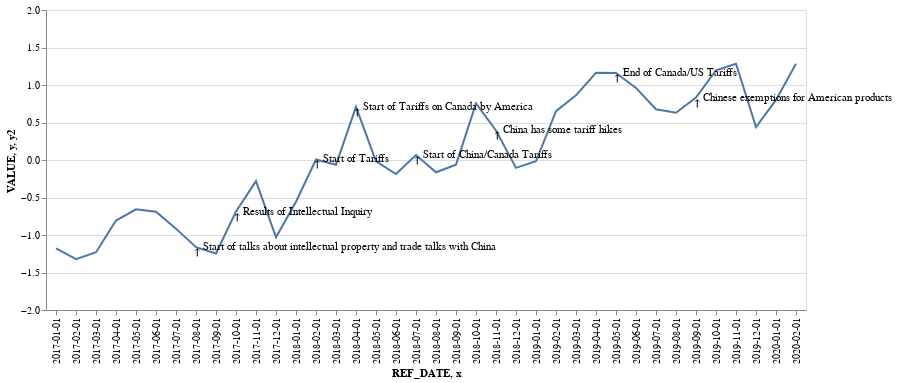
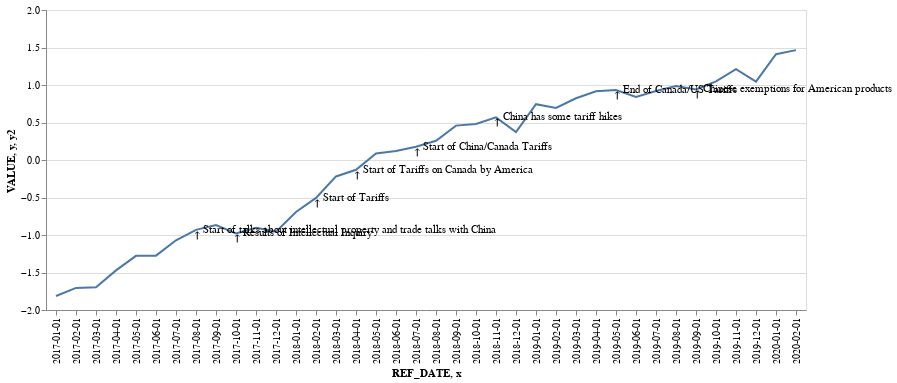
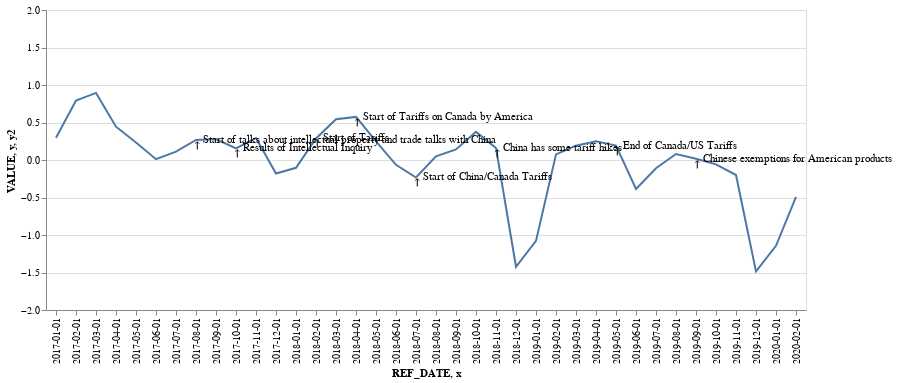
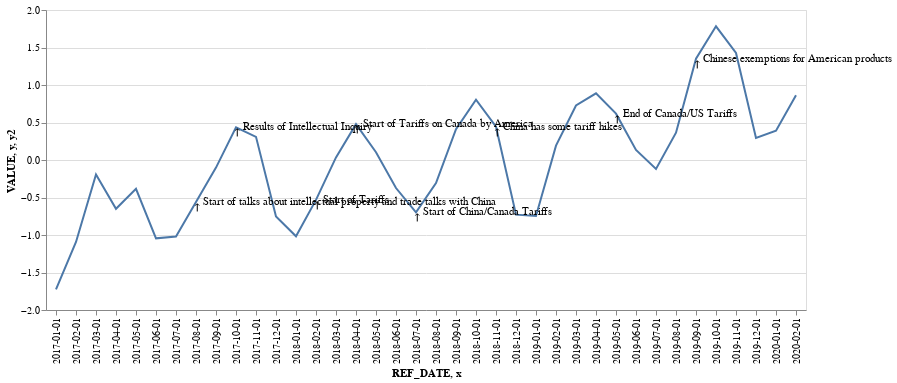

The cell these charts' notebook holds for them, in order:
### Code cell
for column in df_Canada_CPI_groupby['Category'].unique():
    print(column)
    df_plot = df_Canada_CPI_groupby[df_Canada_CPI_groupby['Category'] == column]
    chart = return_chart_3(df_plot, 'line', 'VALUE', -2, 2)
    display(chart)

### Figure 1 — Vega-Lite specification as saved in the notebook (floating-point values rounded to 4 significant figures)
{"config": {"view": {"continuousWidth": 300, "continuousHeight": 300}}, "layer": [{"data": {"name": "data-ed8a6081c000220fd395f0c4463cfc2a"}, "mark": {"type": "line"}, "encoding": {"x": {"field": "REF_DATE", "type": "nominal"}, "y": {"field": "VALUE", "scale": {"domain": [-2, 2]}, "type": "quantitative"}}}, {"data": {"name": "data-c707e1bb1449575700c686bfb5781c6b"}, "mark": {"type": "text", "align": "left", "baseline": "middle", "dx": 7}, "encoding": {"text": {"field": "text", "type": "nominal"}, "x": {"field": "x", "type": "nominal"}, "y": {"field": "y", "type": "quantitative"}}}, {"data": {"name": "data-c707e1bb1449575700c686bfb5781c6b"}, "mark": {"type": "text"}, "encoding": {"text": {"value": "↑"}, "x": {"field": "x", "type": "nominal"}, "y": {"field": "y2", "type": "quantitative"}}}], "$schema": "https://vega.github.io/schema/vega-lite/v5.20.1.json", "datasets": {"data-ed8a6081c000220fd395f0c4463cfc2a": [{"REF_DATE": "2017-01-01", "Category": "???", "VALUE": -1.177}, {"REF_DATE": "2017-02-01", "Category": "???", "VALUE": -1.323}, {"REF_DATE": "2017-03-01", "Category": "???", "VALUE": -1.23}, {"REF_DATE": "2017-04-01", "Category": "???", "VALUE": -0.8076}, {"REF_DATE": "2017-05-01", "Category": "???", "VALUE": -0.6569}, {"REF_DATE": "2017-06-01", "Category": "???", "VALUE": -0.6897}, {"REF_DATE": "2017-07-01", "Category": "???", "VALUE": -0.915}, {"REF_DATE": "2017-08-01", "Category": "???", "VALUE": -1.163}, {"REF_DATE": "2017-09-01", "Category": "???", "VALUE": -1.246}, {"REF_DATE": "2017-10-01", "Category": "???", "VALUE": -0.6876}, {"REF_DATE": "2017-11-01", "Category": "???", "VALUE": -0.2811}, {"REF_DATE": "2017-12-01", "Category": "???", "VALUE": -1.03}, {"REF_DATE": "2018-01-01", "Category": "???", "VALUE": -0.5565}, {"REF_DATE": "2018-02-01", "Category": "???", "VALUE": 0.007287}, {"REF_DATE": "2018-03-01", "Category": "???", "VALUE": -0.06364}, {"REF_DATE": "2018-04-01", "Category": "???", "VALUE": 0.7088}, {"REF_DATE": "2018-05-01", "Category": "???", "VALUE": -0.01783}, {"REF_DATE": "2018-06-01", "Category": "???", "VALUE": -0.1868}, {"REF_DATE": "2018-07-01", "Category": "???", "VALUE": 0.06561}, {"REF_DATE": "2018-08-01", "Category": "???", "VALUE": -0.1635}, {"REF_DATE": "2018-09-01", "Category": "???", "VALUE": -0.06188}, {"REF_DATE": "2018-10-01", "Category": "???", "VALUE": 0.7548}, {"REF_DATE": "2018-11-01", "Category": "???", "VALUE": 0.3942}, {"REF_DATE": "2018-12-01", "Category": "???", "VALUE": -0.1051}, {"REF_DATE": "2019-01-01", "Category": "???", "VALUE": -0.01677}, {"REF_DATE": "2019-02-01", "Category": "???", "VALUE": 0.6513}, {"REF_DATE": "2019-03-01", "Category": "???", "VALUE": 0.8626}, {"REF_DATE": "2019-04-01", "Category": "???", "VALUE": 1.162}, {"REF_DATE": "2019-05-01", "Category": "???", "VALUE": 1.16}, {"REF_DATE": "2019-06-01", "Category": "???", "VALUE": 0.9615}, {"REF_DATE": "2019-07-01", "Category": "???", "VALUE": 0.6773}, {"REF_DATE": "2019-08-01", "Category": "???", "VALUE": 0.6298}, {"REF_DATE": "2019-09-01", "Category": "???", "VALUE": 0.8318}, {"REF_DATE": "2019-10-01", "Category": "???", "VALUE": 1.197}, {"REF_DATE": "2019-11-01", "Category": "???", "VALUE": 1.283}, {"REF_DATE": "2019-12-01", "Category": "???", "VALUE": 0.4381}, {"REF_DATE": "2020-01-01", "Category": "???", "VALUE": 0.8014}, {"REF_DATE": "2020-02-01", "Category": "???", "VALUE": 1.283}], "data-c707e1bb1449575700c686bfb5781c6b": [{"x": "2017-08-01", "y": -1.163, "y2": -1.243, "text": "Start of talks about intellectual property and trade talks with China"}, {"x": "2017-10-01", "y": -0.6876, "y2": -0.7676, "text": "Results of Intellectual Inquiry"}, {"x": "2018-02-01", "y": 0.007287, "y2": -0.07271, "text": "Start of Tariffs"}, {"x": "2018-04-01", "y": 0.7088, "y2": 0.6288, "text": "Start of Tariffs on Canada by America"}, {"x": "2018-07-01", "y": 0.06561, "y2": -0.01439, "text": "Start of China/Canada Tariffs"}, {"x": "2018-11-01", "y": 0.3942, "y2": 0.3142, "text": "China has some tariff hikes"}, {"x": "2019-05-01", "y": 1.16, "y2": 1.08, "text": "End of Canada/US Tariffs"}, {"x": "2019-09-01", "y": 0.8318, "y2": 0.7518, "text": "Chinese exemptions for American products"}]}}

### Figure 2 — Vega-Lite specification as saved in the notebook (floating-point values rounded to 4 significant figures)
{"config": {"view": {"continuousWidth": 300, "continuousHeight": 300}}, "layer": [{"data": {"name": "data-3626eaa5c0f8cfc95e30f8280b4e7cd3"}, "mark": {"type": "line"}, "encoding": {"x": {"field": "REF_DATE", "type": "nominal"}, "y": {"field": "VALUE", "scale": {"domain": [-2, 2]}, "type": "quantitative"}}}, {"data": {"name": "data-d8cdde7aa62067363056dbc3078446f5"}, "mark": {"type": "text", "align": "left", "baseline": "middle", "dx": 7}, "encoding": {"text": {"field": "text", "type": "nominal"}, "x": {"field": "x", "type": "nominal"}, "y": {"field": "y", "type": "quantitative"}}}, {"data": {"name": "data-d8cdde7aa62067363056dbc3078446f5"}, "mark": {"type": "text"}, "encoding": {"text": {"value": "↑"}, "x": {"field": "x", "type": "nominal"}, "y": {"field": "y2", "type": "quantitative"}}}], "$schema": "https://vega.github.io/schema/vega-lite/v5.20.1.json", "datasets": {"data-3626eaa5c0f8cfc95e30f8280b4e7cd3": [{"REF_DATE": "2017-01-01", "Category": "Alcohol & Tobacco", "VALUE": -1.814}, {"REF_DATE": "2017-02-01", "Category": "Alcohol & Tobacco", "VALUE": -1.705}, {"REF_DATE": "2017-03-01", "Category": "Alcohol & Tobacco", "VALUE": -1.697}, {"REF_DATE": "2017-04-01", "Category": "Alcohol & Tobacco", "VALUE": -1.472}, {"REF_DATE": "2017-05-01", "Category": "Alcohol & Tobacco", "VALUE": -1.278}, {"REF_DATE": "2017-06-01", "Category": "Alcohol & Tobacco", "VALUE": -1.276}, {"REF_DATE": "2017-07-01", "Category": "Alcohol & Tobacco", "VALUE": -1.071}, {"REF_DATE": "2017-08-01", "Category": "Alcohol & Tobacco", "VALUE": -0.932}, {"REF_DATE": "2017-09-01", "Category": "Alcohol & Tobacco", "VALUE": -0.8665}, {"REF_DATE": "2017-10-01", "Category": "Alcohol & Tobacco", "VALUE": -0.9786}, {"REF_DATE": "2017-11-01", "Category": "Alcohol & Tobacco", "VALUE": -0.9031}, {"REF_DATE": "2017-12-01", "Category": "Alcohol & Tobacco", "VALUE": -0.9546}, {"REF_DATE": "2018-01-01", "Category": "Alcohol & Tobacco", "VALUE": -0.6934}, {"REF_DATE": "2018-02-01", "Category": "Alcohol & Tobacco", "VALUE": -0.5054}, {"REF_DATE": "2018-03-01", "Category": "Alcohol & Tobacco", "VALUE": -0.2192}, {"REF_DATE": "2018-04-01", "Category": "Alcohol & Tobacco", "VALUE": -0.1306}, {"REF_DATE": "2018-05-01", "Category": "Alcohol & Tobacco", "VALUE": 0.08719}, {"REF_DATE": "2018-06-01", "Category": "Alcohol & Tobacco", "VALUE": 0.1209}, {"REF_DATE": "2018-07-01", "Category": "Alcohol & Tobacco", "VALUE": 0.1756}, {"REF_DATE": "2018-08-01", "Category": "Alcohol & Tobacco", "VALUE": 0.256}, {"REF_DATE": "2018-09-01", "Category": "Alcohol & Tobacco", "VALUE": 0.4583}, {"REF_DATE": "2018-10-01", "Category": "Alcohol & Tobacco", "VALUE": 0.4798}, {"REF_DATE": "2018-11-01", "Category": "Alcohol & Tobacco", "VALUE": 0.5681}, {"REF_DATE": "2018-12-01", "Category": "Alcohol & Tobacco", "VALUE": 0.3733}, {"REF_DATE": "2019-01-01", "Category": "Alcohol & Tobacco", "VALUE": 0.7448}, {"REF_DATE": "2019-02-01", "Category": "Alcohol & Tobacco", "VALUE": 0.695}, {"REF_DATE": "2019-03-01", "Category": "Alcohol & Tobacco", "VALUE": 0.8231}, {"REF_DATE": "2019-04-01", "Category": "Alcohol & Tobacco", "VALUE": 0.9152}, {"REF_DATE": "2019-05-01", "Category": "Alcohol & Tobacco", "VALUE": 0.9331}, {"REF_DATE": "2019-06-01", "Category": "Alcohol & Tobacco", "VALUE": 0.8399}, {"REF_DATE": "2019-07-01", "Category": "Alcohol & Tobacco", "VALUE": 0.9196}, {"REF_DATE": "2019-08-01", "Category": "Alcohol & Tobacco", "VALUE": 0.9859}, {"REF_DATE": "2019-09-01", "Category": "Alcohol & Tobacco", "VALUE": 0.9417}, {"REF_DATE": "2019-10-01", "Category": "Alcohol & Tobacco", "VALUE": 1.048}, {"REF_DATE": "2019-11-01", "Category": "Alcohol & Tobacco", "VALUE": 1.21}, {"REF_DATE": "2019-12-01", "Category": "Alcohol & Tobacco", "VALUE": 1.045}, {"REF_DATE": "2020-01-01", "Category": "Alcohol & Tobacco", "VALUE": 1.41}, {"REF_DATE": "2020-02-01", "Category": "Alcohol & Tobacco", "VALUE": 1.465}], "data-d8cdde7aa62067363056dbc3078446f5": [{"x": "2017-08-01", "y": -0.932, "y2": -1.012, "text": "Start of talks about intellectual property and trade talks with China"}, {"x": "2017-10-01", "y": -0.9786, "y2": -1.059, "text": "Results of Intellectual Inquiry"}, {"x": "2018-02-01", "y": -0.5054, "y2": -0.5854, "text": "Start of Tariffs"}, {"x": "2018-04-01", "y": -0.1306, "y2": -0.2106, "text": "Start of Tariffs on Canada by America"}, {"x": "2018-07-01", "y": 0.1756, "y2": 0.09557, "text": "Start of China/Canada Tariffs"}, {"x": "2018-11-01", "y": 0.5681, "y2": 0.4881, "text": "China has some tariff hikes"}, {"x": "2019-05-01", "y": 0.9331, "y2": 0.8531, "text": "End of Canada/US Tariffs"}, {"x": "2019-09-01", "y": 0.9417, "y2": 0.8617, "text": "Chinese exemptions for American products"}]}}

### Figure 3 — Vega-Lite specification as saved in the notebook (floating-point values rounded to 4 significant figures)
{"config": {"view": {"continuousWidth": 300, "continuousHeight": 300}}, "layer": [{"data": {"name": "data-aadce4b70c9b8ab5ddc020ab832db551"}, "mark": {"type": "line"}, "encoding": {"x": {"field": "REF_DATE", "type": "nominal"}, "y": {"field": "VALUE", "scale": {"domain": [-2, 2]}, "type": "quantitative"}}}, {"data": {"name": "data-03045ae7f9192b1c9bdf72923a130272"}, "mark": {"type": "text", "align": "left", "baseline": "middle", "dx": 7}, "encoding": {"text": {"field": "text", "type": "nominal"}, "x": {"field": "x", "type": "nominal"}, "y": {"field": "y", "type": "quantitative"}}}, {"data": {"name": "data-03045ae7f9192b1c9bdf72923a130272"}, "mark": {"type": "text"}, "encoding": {"text": {"value": "↑"}, "x": {"field": "x", "type": "nominal"}, "y": {"field": "y2", "type": "quantitative"}}}], "$schema": "https://vega.github.io/schema/vega-lite/v5.20.1.json", "datasets": {"data-aadce4b70c9b8ab5ddc020ab832db551": [{"REF_DATE": "2017-01-01", "Category": "Appliances & Equipment", "VALUE": 0.2967}, {"REF_DATE": "2017-02-01", "Category": "Appliances & Equipment", "VALUE": 0.794}, {"REF_DATE": "2017-03-01", "Category": "Appliances & Equipment", "VALUE": 0.8944}, {"REF_DATE": "2017-04-01", "Category": "Appliances & Equipment", "VALUE": 0.4444}, {"REF_DATE": "2017-05-01", "Category": "Appliances & Equipment", "VALUE": 0.2326}, {"REF_DATE": "2017-06-01", "Category": "Appliances & Equipment", "VALUE": 0.01043}, {"REF_DATE": "2017-07-01", "Category": "Appliances & Equipment", "VALUE": 0.1123}, {"REF_DATE": "2017-08-01", "Category": "Appliances & Equipment", "VALUE": 0.2672}, {"REF_DATE": "2017-09-01", "Category": "Appliances & Equipment", "VALUE": 0.2795}, {"REF_DATE": "2017-10-01", "Category": "Appliances & Equipment", "VALUE": 0.1548}, {"REF_DATE": "2017-11-01", "Category": "Appliances & Equipment", "VALUE": 0.2939}, {"REF_DATE": "2017-12-01", "Category": "Appliances & Equipment", "VALUE": -0.1797}, {"REF_DATE": "2018-01-01", "Category": "Appliances & Equipment", "VALUE": -0.1042}, {"REF_DATE": "2018-02-01", "Category": "Appliances & Equipment", "VALUE": 0.2873}, {"REF_DATE": "2018-03-01", "Category": "Appliances & Equipment", "VALUE": 0.5439}, {"REF_DATE": "2018-04-01", "Category": "Appliances & Equipment", "VALUE": 0.5744}, {"REF_DATE": "2018-05-01", "Category": "Appliances & Equipment", "VALUE": 0.2477}, {"REF_DATE": "2018-06-01", "Category": "Appliances & Equipment", "VALUE": -0.06442}, {"REF_DATE": "2018-07-01", "Category": "Appliances & Equipment", "VALUE": -0.233}, {"REF_DATE": "2018-08-01", "Category": "Appliances & Equipment", "VALUE": 0.04982}, {"REF_DATE": "2018-09-01", "Category": "Appliances & Equipment", "VALUE": 0.1409}, {"REF_DATE": "2018-10-01", "Category": "Appliances & Equipment", "VALUE": 0.3753}, {"REF_DATE": "2018-11-01", "Category": "Appliances & Equipment", "VALUE": 0.1596}, {"REF_DATE": "2018-12-01", "Category": "Appliances & Equipment", "VALUE": -1.424}, {"REF_DATE": "2019-01-01", "Category": "Appliances & Equipment", "VALUE": -1.078}, {"REF_DATE": "2019-02-01", "Category": "Appliances & Equipment", "VALUE": 0.07529}, {"REF_DATE": "2019-03-01", "Category": "Appliances & Equipment", "VALUE": 0.1907}, {"REF_DATE": "2019-04-01", "Category": "Appliances & Equipment", "VALUE": 0.2498}, {"REF_DATE": "2019-05-01", "Category": "Appliances & Equipment", "VALUE": 0.1915}, {"REF_DATE": "2019-06-01", "Category": "Appliances & Equipment", "VALUE": -0.387}, {"REF_DATE": "2019-07-01", "Category": "Appliances & Equipment", "VALUE": -0.1108}, {"REF_DATE": "2019-08-01", "Category": "Appliances & Equipment", "VALUE": 0.07938}, {"REF_DATE": "2019-09-01", "Category": "Appliances & Equipment", "VALUE": 0.01676}, {"REF_DATE": "2019-10-01", "Category": "Appliances & Equipment", "VALUE": -0.05817}, {"REF_DATE": "2019-11-01", "Category": "Appliances & Equipment", "VALUE": -0.2003}, {"REF_DATE": "2019-12-01", "Category": "Appliances & Equipment", "VALUE": -1.486}, {"REF_DATE": "2020-01-01", "Category": "Appliances & Equipment", "VALUE": -1.144}, {"REF_DATE": "2020-02-01", "Category": "Appliances & Equipment", "VALUE": -0.4923}], "data-03045ae7f9192b1c9bdf72923a130272": [{"x": "2017-08-01", "y": 0.2672, "y2": 0.1872, "text": "Start of talks about intellectual property and trade talks with China"}, {"x": "2017-10-01", "y": 0.1548, "y2": 0.07478, "text": "Results of Intellectual Inquiry"}, {"x": "2018-02-01", "y": 0.2873, "y2": 0.2073, "text": "Start of Tariffs"}, {"x": "2018-04-01", "y": 0.5744, "y2": 0.4944, "text": "Start of Tariffs on Canada by America"}, {"x": "2018-07-01", "y": -0.233, "y2": -0.313, "text": "Start of China/Canada Tariffs"}, {"x": "2018-11-01", "y": 0.1596, "y2": 0.07962, "text": "China has some tariff hikes"}, {"x": "2019-05-01", "y": 0.1915, "y2": 0.1115, "text": "End of Canada/US Tariffs"}, {"x": "2019-09-01", "y": 0.01676, "y2": -0.06324, "text": "Chinese exemptions for American products"}]}}

### Figure 4 — Vega-Lite specification as saved in the notebook (floating-point values rounded to 4 significant figures)
{"config": {"view": {"continuousWidth": 300, "continuousHeight": 300}}, "layer": [{"data": {"name": "data-c64d86984932859cd291224d7086ab18"}, "mark": {"type": "line"}, "encoding": {"x": {"field": "REF_DATE", "type": "nominal"}, "y": {"field": "VALUE", "scale": {"domain": [-2, 2]}, "type": "quantitative"}}}, {"data": {"name": "data-c0615bcdb43d269ea81671adfb2d8825"}, "mark": {"type": "text", "align": "left", "baseline": "middle", "dx": 7}, "encoding": {"text": {"field": "text", "type": "nominal"}, "x": {"field": "x", "type": "nominal"}, "y": {"field": "y", "type": "quantitative"}}}, {"data": {"name": "data-c0615bcdb43d269ea81671adfb2d8825"}, "mark": {"type": "text"}, "encoding": {"text": {"value": "↑"}, "x": {"field": "x", "type": "nominal"}, "y": {"field": "y2", "type": "quantitative"}}}], "$schema": "https://vega.github.io/schema/vega-lite/v5.20.1.json", "datasets": {"data-c64d86984932859cd291224d7086ab18": [{"REF_DATE": "2017-01-01", "Category": "Clothing & Footwear", "VALUE": -1.724}, {"REF_DATE": "2017-02-01", "Category": "Clothing & Footwear", "VALUE": -1.093}, {"REF_DATE": "2017-03-01", "Category": "Clothing & Footwear", "VALUE": -0.1931}, {"REF_DATE": "2017-04-01", "Category": "Clothing & Footwear", "VALUE": -0.6506}, {"REF_DATE": "2017-05-01", "Category": "Clothing & Footwear", "VALUE": -0.385}, {"REF_DATE": "2017-06-01", "Category": "Clothing & Footwear", "VALUE": -1.045}, {"REF_DATE": "2017-07-01", "Category": "Clothing & Footwear", "VALUE": -1.02}, {"REF_DATE": "2017-08-01", "Category": "Clothing & Footwear", "VALUE": -0.5615}, {"REF_DATE": "2017-09-01", "Category": "Clothing & Footwear", "VALUE": -0.1014}, {"REF_DATE": "2017-10-01", "Category": "Clothing & Footwear", "VALUE": 0.4343}, {"REF_DATE": "2017-11-01", "Category": "Clothing & Footwear", "VALUE": 0.3089}, {"REF_DATE": "2017-12-01", "Category": "Clothing & Footwear", "VALUE": -0.753}, {"REF_DATE": "2018-01-01", "Category": "Clothing & Footwear", "VALUE": -1.018}, {"REF_DATE": "2018-02-01", "Category": "Clothing & Footwear", "VALUE": -0.5319}, {"REF_DATE": "2018-03-01", "Category": "Clothing & Footwear", "VALUE": 0.0343}, {"REF_DATE": "2018-04-01", "Category": "Clothing & Footwear", "VALUE": 0.4781}, {"REF_DATE": "2018-05-01", "Category": "Clothing & Footwear", "VALUE": 0.1036}, {"REF_DATE": "2018-06-01", "Category": "Clothing & Footwear", "VALUE": -0.3737}, {"REF_DATE": "2018-07-01", "Category": "Clothing & Footwear", "VALUE": -0.6981}, {"REF_DATE": "2018-08-01", "Category": "Clothing & Footwear", "VALUE": -0.3064}, {"REF_DATE": "2018-09-01", "Category": "Clothing & Footwear", "VALUE": 0.4121}, {"REF_DATE": "2018-10-01", "Category": "Clothing & Footwear", "VALUE": 0.805}, {"REF_DATE": "2018-11-01", "Category": "Clothing & Footwear", "VALUE": 0.4433}, {"REF_DATE": "2018-12-01", "Category": "Clothing & Footwear", "VALUE": -0.7287}, {"REF_DATE": "2019-01-01", "Category": "Clothing & Footwear", "VALUE": -0.7465}, {"REF_DATE": "2019-02-01", "Category": "Clothing & Footwear", "VALUE": 0.1918}, {"REF_DATE": "2019-03-01", "Category": "Clothing & Footwear", "VALUE": 0.7266}, {"REF_DATE": "2019-04-01", "Category": "Clothing & Footwear", "VALUE": 0.8892}, {"REF_DATE": "2019-05-01", "Category": "Clothing & Footwear", "VALUE": 0.6181}, {"REF_DATE": "2019-06-01", "Category": "Clothing & Footwear", "VALUE": 0.135}, {"REF_DATE": "2019-07-01", "Category": "Clothing & Footwear", "VALUE": -0.1189}, {"REF_DATE": "2019-08-01", "Category": "Clothing & Footwear", "VALUE": 0.3641}, {"REF_DATE": "2019-09-01", "Category": "Clothing & Footwear", "VALUE": 1.35}, {"REF_DATE": "2019-10-01", "Category": "Clothing & Footwear", "VALUE": 1.782}, {"REF_DATE": "2019-11-01", "Category": "Clothing & Footwear", "VALUE": 1.426}, {"REF_DATE": "2019-12-01", "Category": "Clothing & Footwear", "VALUE": 0.2928}, {"REF_DATE": "2020-01-01", "Category": "Clothing & Footwear", "VALUE": 0.3896}, {"REF_DATE": "2020-02-01", "Category": "Clothing & Footwear", "VALUE": 0.8636}], "data-c0615bcdb43d269ea81671adfb2d8825": [{"x": "2017-08-01", "y": -0.5615, "y2": -0.6415, "text": "Start of talks about intellectual property and trade talks with China"}, {"x": "2017-10-01", "y": 0.4343, "y2": 0.3543, "text": "Results of Intellectual Inquiry"}, {"x": "2018-02-01", "y": -0.5319, "y2": -0.6119, "text": "Start of Tariffs"}, {"x": "2018-04-01", "y": 0.4781, "y2": 0.3981, "text": "Start of Tariffs on Canada by America"}, {"x": "2018-07-01", "y": -0.6981, "y2": -0.7781, "text": "Start of China/Canada Tariffs"}, {"x": "2018-11-01", "y": 0.4433, "y2": 0.3633, "text": "China has some tariff hikes"}, {"x": "2019-05-01", "y": 0.6181, "y2": 0.5381, "text": "End of Canada/US Tariffs"}, {"x": "2019-09-01", "y": 1.35, "y2": 1.27, "text": "Chinese exemptions for American products"}]}}
